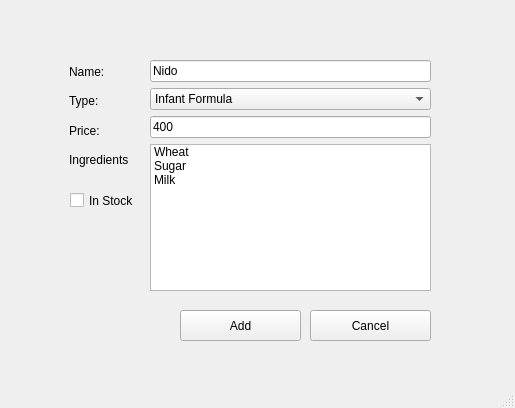
<?xml version="1.0" encoding="UTF-8"?>
<ui version="4.0">
 <class>MainWindow</class>
 <widget class="QMainWindow" name="MainWindow">
  <property name="geometry">
   <rect>
    <x>0</x>
    <y>0</y>
    <width>515</width>
    <height>408</height>
   </rect>
  </property>
  <property name="windowTitle">
   <string>MainWindow</string>
  </property>
  <widget class="QWidget" name="centralwidget">
   <widget class="QCheckBox" name="issueCheck2">
    <property name="geometry">
     <rect>
      <x>70</x>
      <y>190</y>
      <width>71</width>
      <height>21</height>
     </rect>
    </property>
    <property name="text">
     <string>In Stock</string>
    </property>
   </widget>
   <widget class="QWidget" name="layoutWidget">
    <property name="geometry">
     <rect>
      <x>150</x>
      <y>60</y>
      <width>281</width>
      <height>231</height>
     </rect>
    </property>
    <layout class="QVBoxLayout" name="verticalLayout">
     <item>
      <widget class="QLineEdit" name="titleLineedit">
       <property name="text">
        <string>Nido</string>
       </property>
      </widget>
     </item>
     <item>
      <widget class="QComboBox" name="comboBox">
       <item>
        <property name="text">
         <string>Infant Formula</string>
        </property>
       </item>
      </widget>
     </item>
     <item>
      <widget class="QLineEdit" name="categoryLine">
       <property name="text">
        <string>400</string>
       </property>
      </widget>
     </item>
     <item>
      <widget class="QListWidget" name="listWidget">
       <item>
        <property name="text">
         <string>Wheat</string>
        </property>
       </item>
       <item>
        <property name="text">
         <string>Sugar</string>
        </property>
       </item>
       <item>
        <property name="text">
         <string>Milk</string>
        </property>
       </item>
      </widget>
     </item>
    </layout>
   </widget>
   <widget class="QWidget" name="layoutWidget">
    <property name="geometry">
     <rect>
      <x>69</x>
      <y>60</y>
      <width>66</width>
      <height>111</height>
     </rect>
    </property>
    <layout class="QVBoxLayout" name="verticalLayout_2">
     <item>
      <widget class="QLabel" name="label">
       <property name="text">
        <string>Name:</string>
       </property>
      </widget>
     </item>
     <item>
      <widget class="QLabel" name="label_2">
       <property name="text">
        <string>Type:</string>
       </property>
      </widget>
     </item>
     <item>
      <widget class="QLabel" name="label_3">
       <property name="text">
        <string>Price:</string>
       </property>
      </widget>
     </item>
     <item>
      <widget class="QLabel" name="label_4">
       <property name="text">
        <string>Ingredients</string>
       </property>
       <property name="alignment">
        <set>Qt::AlignLeading|Qt::AlignLeft|Qt::AlignVCenter</set>
       </property>
      </widget>
     </item>
    </layout>
   </widget>
   <widget class="QPushButton" name="viewButton_4">
    <property name="geometry">
     <rect>
      <x>180</x>
      <y>310</y>
      <width>121</width>
      <height>31</height>
     </rect>
    </property>
    <property name="text">
     <string>Add</string>
    </property>
   </widget>
   <widget class="QPushButton" name="viewButton_5">
    <property name="geometry">
     <rect>
      <x>310</x>
      <y>310</y>
      <width>121</width>
      <height>31</height>
     </rect>
    </property>
    <property name="text">
     <string>Cancel</string>
    </property>
   </widget>
  </widget>
  <widget class="QMenuBar" name="menubar">
   <property name="geometry">
    <rect>
     <x>0</x>
     <y>0</y>
     <width>515</width>
     <height>26</height>
    </rect>
   </property>
  </widget>
  <widget class="QStatusBar" name="statusbar"/>
 </widget>
 <resources/>
 <connections/>
</ui>
